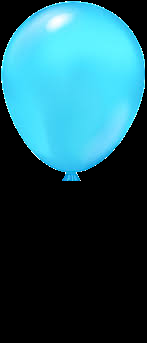
#> input picture modules/balloon1.png, 147 x 343 px
$ python -i circle_detection.py   (imports and definitions only)
#> lines starting #> are read from the running program, lines starting #| are printed output that depends on the picture; after the words box and inside, x2 and y2 are one past the last pixel; in counts of white or black regions, pixels touching at a corner belong together
#> further down, picture is the input picture: shape (343, 147, 3); mean B, G, R 95.3, 84.4, 30.9
import cv2
import numpy as np

def detect_circles_in_frame(frame, callback=None, min_radius=30, max_radius=50, min_dist=80, param1=120, param2=20, intensity_threshold=100):
    """
    Detect circles in a provided frame using Hough Circle Transform.

    Args:
        frame (numpy.ndarray): Input frame to process (BGR).
        callback (function, optional): Callback function to process detected circle parameters (x, y, r).
        min_radius (int): Minimum radius of circles to detect (in pixels).
        max_radius (int): Maximum radius of circles to detect (in pixels).
        min_dist (int): Minimum distance between circle centers (in pixels).
        param1 (float): Higher threshold for Canny edge detector.
        param2 (float): Accumulator threshold for circle detection.
        intensity_threshold (float, optional): Minimum average intensity in the circle region.

    Returns:
        numpy.ndarray: Frame with detected circles drawn.
    """
#> called with min_radius = 30, max_radius = 50, min_dist = 80, param1 = 120, param2 = 20, intensity_threshold = 100
    # Resize frame to ensure consistent processing
    frame = cv2.resize(frame, (800, 600))
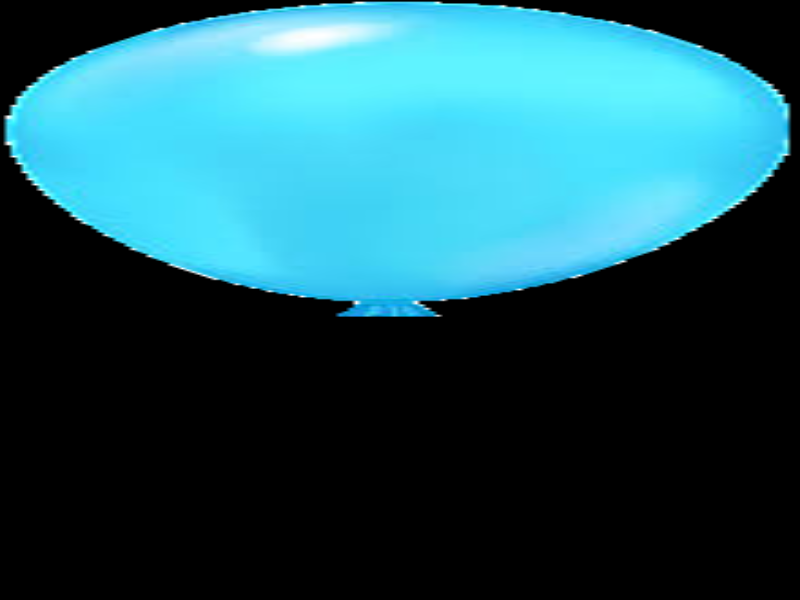
#> frame: shape (600, 800, 3); mean of channels 0, 1, 2 95.3, 84.4, 30.9; drawn as B, G, R

    # for color detection feature
    frame_processing = frame.copy()
    hsv = cv2.cvtColor(frame_processing, cv2.COLOR_BGR2HSV)
#> hsv: shape (600, 800, 3); mean H, S, V 36.5, 66.4, 95.3

    lower_yellow = np.array([38, 45, 41])#np.array([27, 84, 31]) #np.array([156, 93, 137]) #np.array([20, 100, 100])
    upper_yellow = np.array([140, 252, 255]) #np.array([99, 158, 255]) #np.array([171, 255, 255])

    # Create a Mask for Yellow Color
    mask = cv2.inRange(hsv, lower_yellow, upper_yellow)
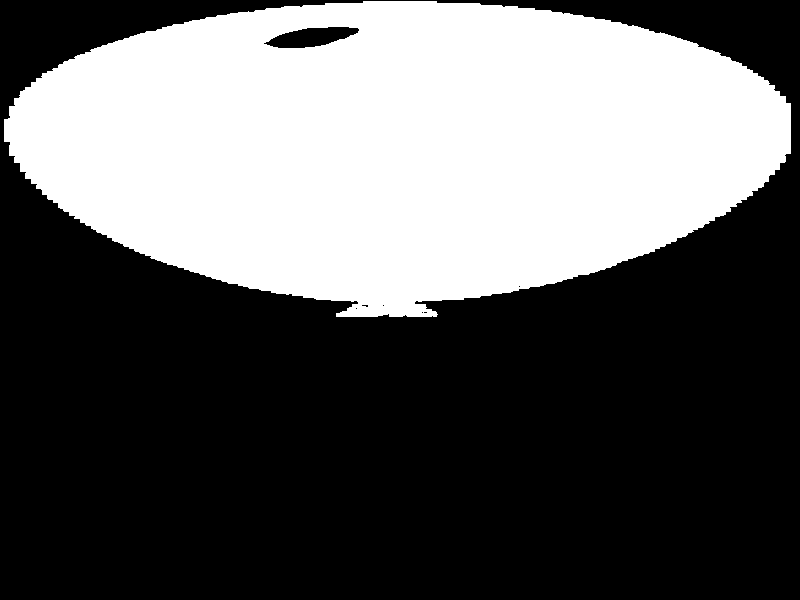
#> mask: shape (600, 800); 37.9% white; 1 white region, box (x1, y1, x2, y2) and area: (4, 1, 791, 317) 182097

    # Apply Morphological Operations (Optional but Recommended for cleaning mask)
    # Erode to remove small noise
    mask = cv2.erode(mask, None, iterations=2)
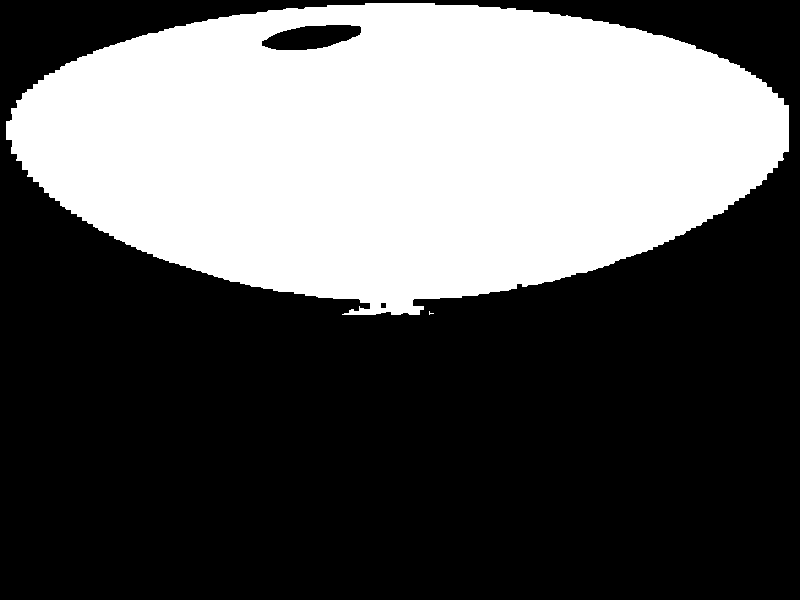
#> mask: shape (600, 800); 36.8% white; 2 white regions (1 under 20 px), largest, box (x1, y1, x2, y2) and area: (6, 3, 789, 315) 176782
    # Dilate to fill gaps
    mask = cv2.dilate(mask, None, iterations=2)
#> mask: shape (600, 800); 37.9% white; 2 white regions, box (x1, y1, x2, y2) and area: (4, 1, 791, 317) 181922, (427, 309, 436, 317) 60

    # gray = cv2.cvtColor(frame, cv2.COLOR_BGR2GRAY)
    gray = cv2.cvtColor(frame_processing, cv2.COLOR_BGR2GRAY)
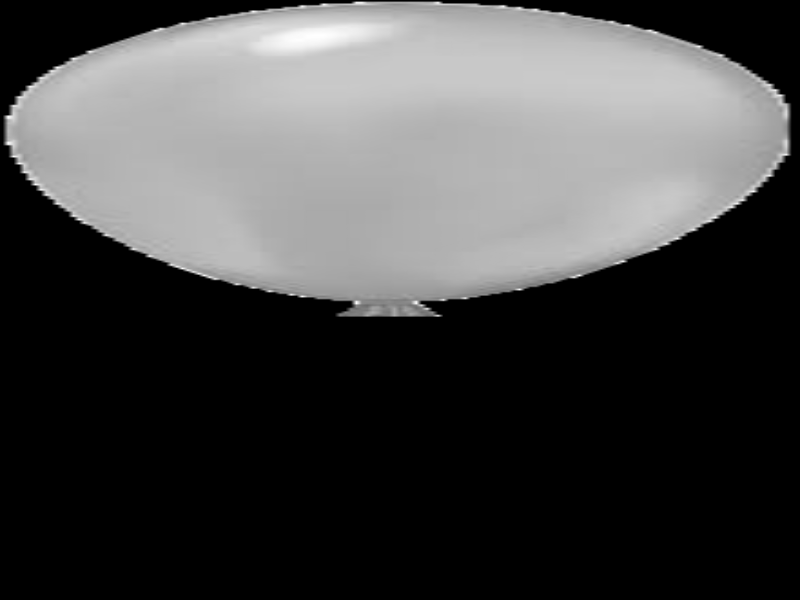
#> gray: shape (600, 800); min 0, max 255, mean 69.6
    # Only keep the grayscale values where the mask is white (yellow color)
    masked_gray = cv2.bitwise_and(gray, gray, mask=mask)

    # blurred = cv2.medianBlur(gray, 5)
    blurred = cv2.medianBlur(masked_gray, 5)

    circles = cv2.HoughCircles(
        blurred,
        cv2.HOUGH_GRADIENT,
        dp=1.5, # inverse ratio of the accumulator resolution,  A value of 1.5 means the accumulator will have a resolution that's 1/1.5 times that of the input image
        minDist=min_dist,
        param1=param1,
        param2=param2,
        minRadius=min_radius,
        maxRadius=max_radius
    )
#> circles = [[746.2, 129.8, 49.05]]

    # [17 lines of commented-out code are left out]

    if circles is not None:
        circles = np.round(circles[0, :]).astype("int")
#> circles = [[746, 130, 49]]
        # No need for intensity thresholding anymore if we're filtering by color,
        # unless you want to filter yellow circles based on their *luminosity*.
        # For this specific request, we'll remove it, but you could add it back if needed.
        # filtered_circles = [] # This list might not be necessary if we draw directly after checks

        for (x, y, r) in circles:
            # We already filtered by color. We can add a simple check if the circle is not too close to the edges
            # or any other criteria you might have.

            # Draw a yellow circle on the display frame
            cv2.circle(frame, (x, y), r, (0, 255, 255), 3)  # Yellow circle (BGR: Blue=0, Green=255, Red=255)
            cv2.circle(frame, (x, y), 2, (0, 0, 255), 3)  # Red center for clarity
#> this loop made 1 pass
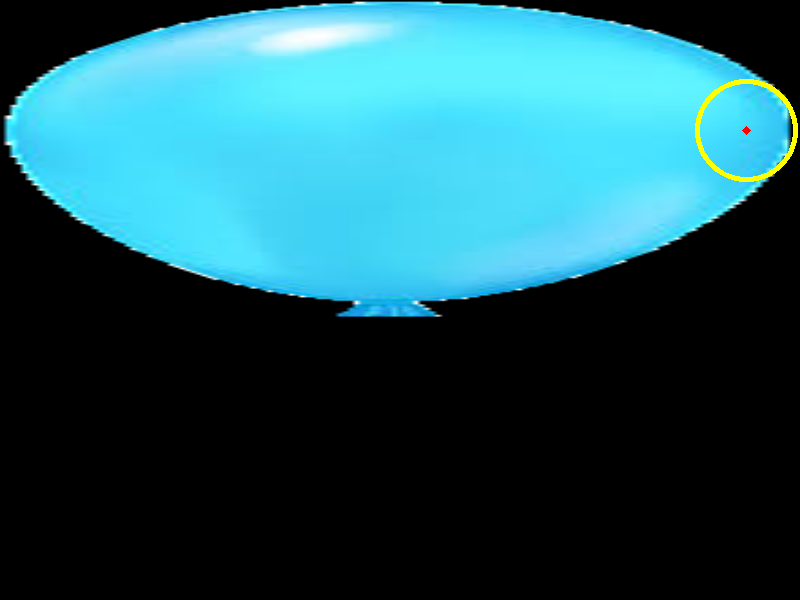
#> frame: shape (600, 800, 3); 0.33% of pixels changed, all inside (x1, y1, x2, y2) = (695, 79, 798, 182); drawn as B, G, R

    return circles, frame

>>> import cv2
>>> picture = cv2.imread('balloon1.png')
>>> result = detect_circles_in_frame(picture)
